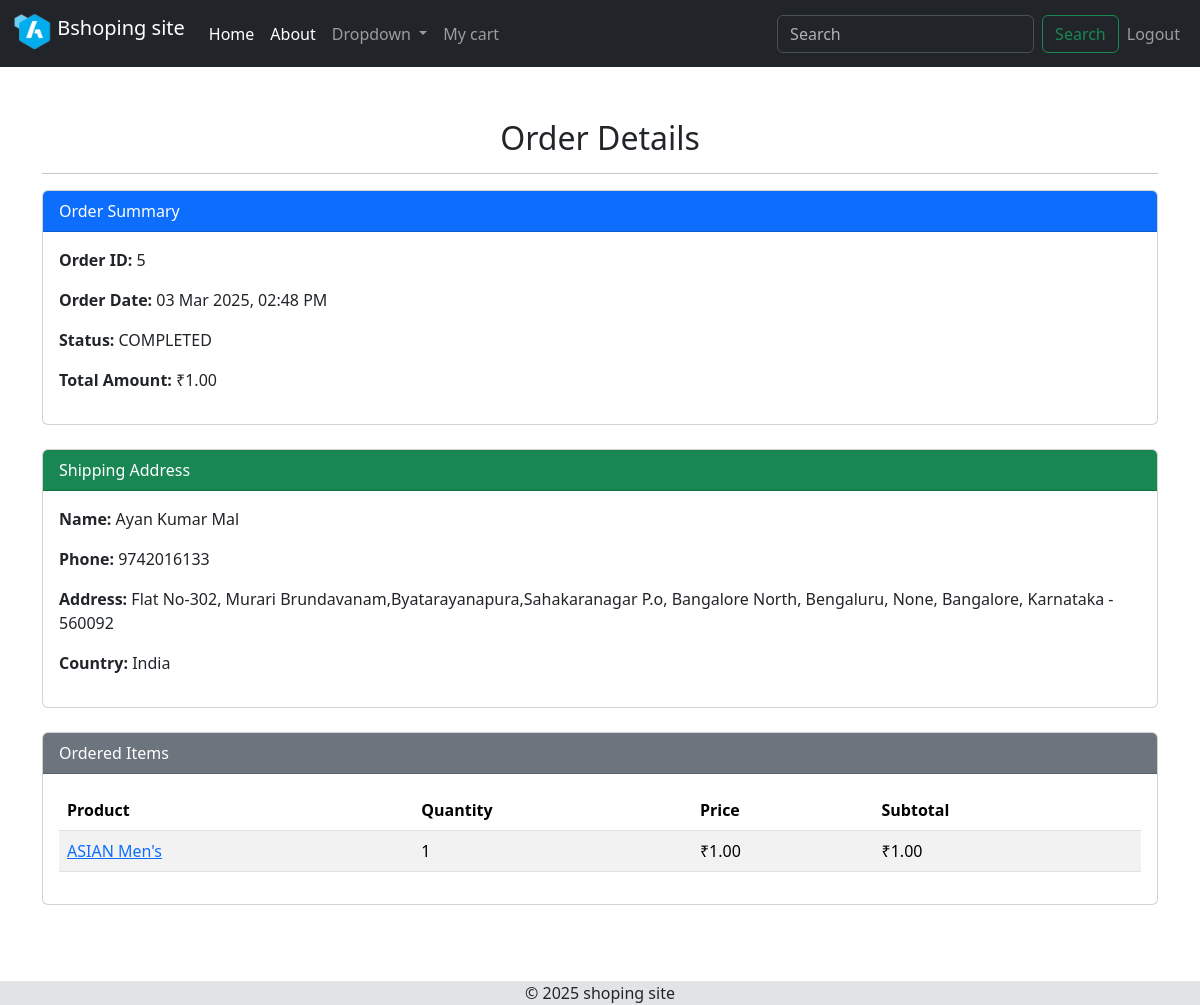
Screenshot of /orders/5/ (signed in) with the database file from the repository.
### orders/models.py (models this page shows, shortened)
class Order(models.Model):
    user = models.ForeignKey(User, on_delete=models.CASCADE)
    order_date = models.DateTimeField(auto_now_add=True)
    total_amount = models.DecimalField(max_digits=10, decimal_places=2)
    status = models.CharField(max_length=20, choices=[('PENDING','Pending'),('COMPLETED','Completed')])
    razorpay_order_id = models.CharField(max_length=255)
    address = models.ForeignKey(Address, on_delete=models.CASCADE, null=True, blank=True, related_name="orders")

class Address(models.Model):
    user = models.ForeignKey(User, on_delete=models.CASCADE, related_name="addresses")
    full_name = models.CharField(max_length=100, help_text="Full name of the recipient")
    phone_number = models.CharField(
        max_length=10,
        validators=[
            RegexValidator(r'^\d{10}$', message="Phone number must be 10 digits long.")
        ],
        help_text="Recipient's phone number"
    )
    address_line1 = models.CharField(max_length=255, help_text="Street address, P.O. Box, etc.")
    address_line2 = models.CharField(
        max_length=255, blank=True, null=True, help_text="Apartment, suite, unit, building, floor, etc."
    )
    landmark = models.CharField(
        max_length=255, blank=True, null=True, help_text="Landmark near the address"
    )
    city = models.CharField(max_length=100, help_text="City name")
    state = models.CharField(
        max_length=100,
        help_text="State name",
        choices=[
    ("Andhra Pradesh", "Andhra Pradesh"),
    ("Arunachal Pradesh", "Arunachal Pradesh"),
    ("Assam", "Assam"),
    ("Bihar", "Bihar"),
    ("Chhattisgarh", "Chhattisgarh"),
    ("Goa", "Goa"),
    ("Gujarat", "Gujarat"),
    ("Haryana", "Haryana"),
    ("Himachal Pradesh", "Himachal Pradesh"),
    ("Jharkhand", "Jharkhand"),
    ("Karnataka", "Karnataka"),
    ("Kerala", "Kerala"),
    ("Madhya Pradesh", "Madhya Pradesh"),
    ("Maharashtra", "Maharashtra"),
    ("Manipur", "Manipur"),
    ("Meghalaya", "Meghalaya"),
    ("Mizoram", "Mizoram"),
    ("Nagaland", "Nagaland"),
    ("Odisha", "Odisha"),
    ("Punjab", "Punjab"),
    ("Rajasthan", "Rajasthan"),
    ("Sikkim", "Sikkim"),
    ("Tamil Nadu", "Tamil Nadu"),
    ("Telangana", "Telangana"),
    ("Tripura", "Tripura"),
    ("Uttar Pradesh", "Uttar Pradesh"),
    ("Uttarakhand", "Uttarakhand"),
    ("West Bengal", "West Bengal"),
    ("Andaman and Nicobar Islands", "Andaman and Nicobar Islands"),
    ("Chandigarh", "Chandigarh"),
    ("Dadra and Nagar Haveli and Daman and Diu", "Dadra and Nagar Haveli and Daman and Diu"),
    ("Delhi", "Delhi"),
    ("Jammu and Kashmir", "Jammu and Kashmir"),
    ("Ladakh", "Ladakh"),
    ("Lakshadweep", "Lakshadweep"),
    ("Puducherry", "Puducherry"),
        ]
    )
    pincode = models.CharField(
        max_length=6,
        validators=[
            RegexValidator(r'^\d{6}$', message="PIN code must be 6 digits long.")
        ],
        help_text="6-digit PIN code"
    )
    country = models.CharField(
        max_length=100, default="India", editable=False, help_text="Country name"
    )
    is_default = models.BooleanField(
        default=False, help_text="Set as the default address"
    )
    created_at = models.DateTimeField(auto_now_add=True)
    updated_at = models.DateTimeField(auto_now=True)
    class Meta:
        unique_together = ('user', 'pincode', 'address_line1', 'address_line2')

class OrderDetails(models.Model):
    order = models.ForeignKey(Order, related_name="order_details", on_delete=models.CASCADE)
    order_item = models.ForeignKey(Product, on_delete=models.CASCADE)
    quantity = models.PositiveIntegerField()
    price = models.DecimalField(max_digits=10, decimal_places=2)

### mainapp/models.py (models this page shows)
class Product(models.Model):
    name = models.CharField(max_length=100)
    price = models.PositiveIntegerField(null = False)
    desc = models.TextField()
    pic = models.ImageField(upload_to = "products/", null = False)
    stock = models.PositiveIntegerField(default = 1)

### orders/views.py (the view)
# urls.py: path('<int:order_id>/', views.order_detail, name='order_detail'),
@login_required
def order_detail(request, order_id):
    order = get_object_or_404(Order, id=order_id, user=request.user)
    return render(request, 'order_detail.html', {'order': order})

### orders/templates/order_detail.html (shortened to what this page needs)
{% extends 'base.html' %}
{% load static %}
{% block content %}
<div class="container mt-4">
    <h2 class="text-center">Order Details</h2>
    <hr>
    <div class="card mb-4">
        <div class="card-header bg-primary text-white">
            Order Summary
        </div>
        <div class="card-body">
            <p><strong>Order ID:</strong> {{ order.id }}</p>
            <p><strong>Order Date:</strong> {{ order.order_date|date:"d M Y, h:i A" }}</p>
            <p><strong>Status:</strong> {{ order.status }}</p>
            <p><strong>Total Amount:</strong> ₹{{ order.total_amount }}</p>
        </div>
    </div>
    {% if order.address %}
    <div class="card mb-4">
        <div class="card-header bg-success text-white">
            Shipping Address
        </div>
        <div class="card-body">
            <p><strong>Name:</strong> {{ order.address.full_name }}</p>
            <p><strong>Phone:</strong> {{ order.address.phone_number }}</p>
            <p><strong>Address:</strong>
                {{ order.address.address_line1 }}{% if order.address.address_line2 %}, {{ order.address.address_line2 }}{% endif %},
                {{ order.address.landmark }},
                {{ order.address.city }},
                {{ order.address.state }} - {{ order.address.pincode }}
            </p>
            <p><strong>Country:</strong> {{ order.address.country }}</p>
        </div>
    </div>
    {% else %}
    <div class="alert alert-warning">
        No shipping address selected for this order.
    </div>
    {% endif %}
    <div class="card">
        <div class="card-header bg-secondary text-white">
            Ordered Items
        </div>
        <div class="card-body">
            <table class="table table-striped">
                <thead>
                    <tr>
                        <th>Product</th>
                        <th>Quantity</th>
                        <th>Price</th>
                        <th>Subtotal</th>
                    </tr>
                </thead>
                <tbody>
                    {% for detail in order.order_details.all %}
                    <tr>
                        <td>
                            <a href="{% url 'prod_details' detail.order_item.id %}">
                                {{ detail.order_item.name }}
                            </a>
                        </td>
                        <td>{{ detail.quantity }}</td>
                        <td>₹{{ detail.price|floatformat:2 }}</td>
                        <td>₹{{ detail.price }}</td>
                    </tr>
                    {% endfor %}
                </tbody>
            </table>
        </div>
    </div>
</div>
{% endblock %}

### static/css/style.css (style rules this page uses)
* { margin: 0; padding: 0; box-sizing: border-box; }

### rows the page displays
Order: id "5", order_date "03 Mar 2025, 02:48 PM", status "COMPLETED", total_amount "1.00", address.full_name "Ayan Kumar Mal", address.phone_number "9742016133", address.address_line1 "Flat No-302, Murari Brundavanam,Byatarayanapura,Sahakaranagar P.o, Bangalore North, Bengaluru", address.landmark "None", address.city "Bangalore", address.state "Karnataka", address.pincode "560092", address.country "India"
OrderDetails: order_item.name "ASIAN Men's", quantity "1", price "1.00"
